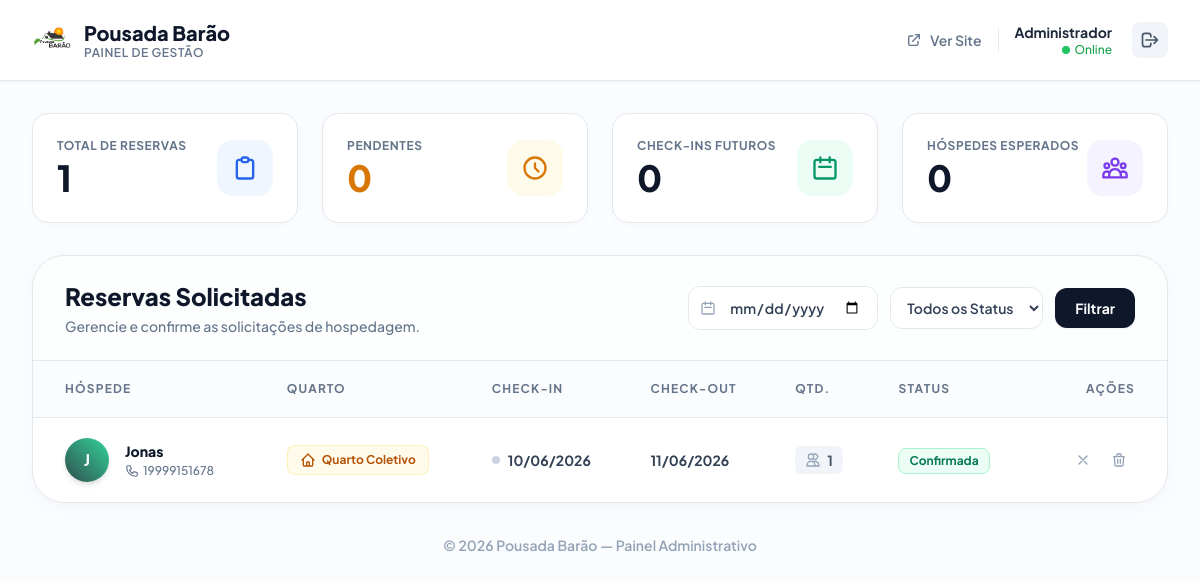
/admin.php (signed in), run on the app's committed database.
### tables this page shows
CREATE TABLE IF NOT EXISTS reservas (
    id INT AUTO_INCREMENT PRIMARY KEY,
    nome_cliente VARCHAR(150) NOT NULL,
    telefone VARCHAR(40) NOT NULL,
    quarto_id INT NOT NULL,
    data_entrada DATE NOT NULL,
    data_saida DATE NOT NULL,
    quantidade_pessoas INT NOT NULL,
    status ENUM('pendente','confirmada','cancelada') NOT NULL DEFAULT 'pendente',
    data_criacao DATETIME NOT NULL DEFAULT CURRENT_TIMESTAMP,
    CONSTRAINT fk_reserva_quarto FOREIGN KEY (quarto_id) REFERENCES quartos(id)
);

CREATE TABLE IF NOT EXISTS quartos (
    id INT AUTO_INCREMENT PRIMARY KEY,
    nome VARCHAR(120) NOT NULL,
    tipo VARCHAR(40) NOT NULL,
    descricao TEXT NOT NULL,
    descricao_longa TEXT NOT NULL,
    preco DECIMAL(10,2) NOT NULL,
    capacidade INT NOT NULL,
    imagem VARCHAR(255) NOT NULL,
    avaliacao DECIMAL(3,1) NOT NULL DEFAULT 0,
    total_avaliacoes INT NOT NULL DEFAULT 0,
    amenidades JSON NOT NULL,
    badge VARCHAR(80) NOT NULL DEFAULT ''
);

### admin.php (the view, shortened to what the rows shown need)
<?php
require_once 'db.php';
?>
<?php
$filtro_data   = $_GET['data']   ?? '';
$reservas_filtradas = getReservas($filtro_data);
$hoje             = date('Y-m-d');
$status_config = [
    'pendente'   => ['label' => 'Pendente',   'bg' => 'bg-amber-50',   'text' => 'text-amber-700',   'border' => 'border-amber-200'],
    'confirmada' => ['label' => 'Confirmada', 'bg' => 'bg-emerald-50', 'text' => 'text-emerald-700', 'border' => 'border-emerald-200'],
    'cancelada'  => ['label' => 'Cancelada',  'bg' => 'bg-red-50',     'text' => 'text-red-700',     'border' => 'border-red-200'],
];
?>
<!DOCTYPE html>
<html lang="pt-BR">
<head>
    <script src="https://cdn.tailwindcss.com"></script>
</head>
<body class="bg-slate-50/50 font-sans text-slate-800 min-h-screen">
    <nav class="bg-white border-b border-slate-200 sticky top-0 z-30 shadow-sm">
        <div class="max-w-7xl mx-auto px-4 sm:px-6 lg:px-8">
            <div class="flex justify-between h-20 items-center">
                <div class="flex items-center gap-3">
                    <div>
                        <h1 class="font-extrabold text-xl leading-tight text-slate-900">Pousada Barão</h1>
                    </div>
                </div>
            </div>
        </div>
    </nav>
    <main class="max-w-7xl mx-auto px-4 sm:px-6 lg:px-8 py-8">
        <div class="bg-white rounded-[2rem] shadow-[0_4px_20px_rgb(0,0,0,0.03)] border border-slate-200 overflow-hidden">
            <div class="px-8 py-6 border-b border-slate-200 flex flex-col lg:flex-row justify-between items-start lg:items-center gap-4 bg-slate-50/30">
                <div>
                    <h2 class="text-2xl font-extrabold text-slate-900">Reservas Solicitadas</h2>
                </div>
            </div>
            <div class="overflow-x-auto w-full">
                <table class="w-full text-left border-collapse whitespace-nowrap">
                    <thead>
                        <tr class="bg-slate-50/50 border-b border-slate-200 text-slate-500 text-xs uppercase tracking-widest font-extrabold">
                            <th class="px-8 py-5">Hóspede</th>
                            <th class="px-6 py-5">Quarto</th>
                            <th class="px-6 py-5">Check-in</th>
                            <th class="px-6 py-5">Check-out</th>
                            <th class="px-6 py-5">Qtd.</th>
                            <th class="px-6 py-5">Status</th>
                            <th class="px-8 py-5 text-right">Ações</th>
                        </tr>
                    </thead>
                    <tbody class="divide-y divide-slate-100">
                        <?php if (empty($reservas_filtradas)): ?>
                            <tr>
                                <td colspan="7" class="px-8 py-16 text-center">
                                    <div class="flex flex-col items-center justify-center text-slate-400">
                                        <svg class="w-16 h-16 mb-4 text-slate-200" fill="none" stroke="currentColor" viewBox="0 0 24 24"><path stroke-linecap="round" stroke-linejoin="round" stroke-width="1.5" d="M20 13V6a2 2 0 00-2-2H6a2 2 0 00-2 2v7m16 0v5a2 2 0 01-2 2H6a2 2 0 01-2-2v-5m16 0h-2.586a1 1 0 00-.707.293l-2.414 2.414a1 1 0 01-.707.293h-3.172a1 1 0 01-.707-.293l-2.414-2.414A1 1 0 006.586 13H4"/></svg>
                                        <p class="text-lg font-bold text-slate-500">Nenhuma reserva encontrada</p>
                                        <p class="text-sm mt-1">Ajuste os filtros ou aguarde novas solicitações.</p>
                                    </div>
                                </td>
                            </tr>
                        <?php else: ?>
                            <?php foreach ($reservas_filtradas as $r):
                                $letra  = strtoupper(substr(trim($r['nome_cliente']), 0, 1));
                                $status = $r['status'] ?? 'pendente';
                                $sc     = $status_config[$status] ?? $status_config['pendente'];
                            ?>
                            <tr class="hover:bg-slate-50/80 transition-colors duration-200">
                                <td class="px-8 py-5">
                                    <div class="flex items-center gap-4">
                                        <div class="w-11 h-11 rounded-full bg-gradient-to-tr from-primary to-emerald-400 text-white flex items-center justify-center font-bold shadow-md shrink-0">
                                            <?= htmlspecialchars($letra) ?>
                                        </div>
                                        <div>
                                            <p class="font-extrabold text-slate-900 text-sm"><?= htmlspecialchars($r['nome_cliente']) ?></p>
                                            <a href="https://wa.me/55<?= preg_replace('/[^0-9]/', '', $r['telefone']) ?>" target="_blank"
                                               class="text-xs text-slate-500 font-medium hover:text-primary transition-colors flex items-center gap-1 mt-0.5">
                                                <?= htmlspecialchars($r['telefone']) ?>
                                            </a>
                                        </div>
                                    </div>
                                </td>
                                <td class="px-6 py-5">
                                    <span class="inline-flex items-center gap-1.5 px-3 py-1.5 rounded-lg text-xs font-bold bg-amber-50 text-amber-700 border border-amber-200/50">
                                        <svg class="w-4 h-4" fill="none" stroke="currentColor" viewBox="0 0 24 24"><path stroke-linecap="round" stroke-linejoin="round" stroke-width="2" d="M3 12l2-2m0 0l7-7 7 7M5 10v10a1 1 0 001 1h3m10-11l2 2m-2-2v10a1 1 0 01-1 1h-3m-6 0a1 1 0 001-1v-4a1 1 0 011-1h2a1 1 0 011 1v4a1 1 0 001 1m-6 0h6"/></svg>
                                        <?= htmlspecialchars($r['quarto_nome']) ?>
                                    </span>
                                </td>
                                <td class="px-6 py-5">
                                    <div class="flex items-center gap-2">
                                        <span class="w-2 h-2 rounded-full <?= $r['data_entrada'] >= $hoje ? 'bg-green-500' : 'bg-slate-300' ?>"></span>
                                        <span class="text-sm font-bold text-slate-700"><?= date('d/m/Y', strtotime($r['data_entrada'])) ?></span>
                                    </div>
                                </td>
                                <td class="px-6 py-5 text-sm font-bold text-slate-700">
                                    <?= date('d/m/Y', strtotime($r['data_saida'])) ?>
                                </td>
                                <td class="px-6 py-5">
                                    <div class="flex items-center gap-1.5 text-slate-600 font-bold text-sm bg-slate-100 w-fit px-2.5 py-1 rounded-md">
                                        <svg class="w-4 h-4 text-slate-400" fill="none" stroke="currentColor" viewBox="0 0 24 24"><path stroke-linecap="round" stroke-linejoin="round" stroke-width="2" d="M12 4.354a4 4 0 110 5.292M15 21H3v-1a6 6 0 0112 0v1zm0 0h6v-1a6 6 0 00-9-5.197M13 7a4 4 0 11-8 0 4 4 0 018 0z"/></svg>
                                        <?= $r['quantidade_pessoas'] ?>
                                    </div>
                                </td>
                                <td class="px-6 py-5">
                                    <span class="inline-flex items-center px-2.5 py-1 rounded-lg text-xs font-bold border <?= $sc['bg'] ?> <?= $sc['text'] ?> <?= $sc['border'] ?>">
                                        <?= $sc['label'] ?>
                                    </span>
                                </td>
                                <td class="px-8 py-5 text-right">
                                    <div class="flex items-center justify-end gap-1">
                                        <?php if ($status !== 'cancelada'): ?>
                                        <a href="?status=cancelada&id=<?= $r['id'] ?>"
                                           onclick="return confirm('Cancelar esta reserva?')"
                                           class="inline-flex items-center justify-center p-2 rounded-xl text-slate-400 hover:bg-orange-50 hover:text-orange-600 transition-all duration-200" title="Cancelar Reserva">
                                            <svg class="w-4 h-4" fill="none" stroke="currentColor" viewBox="0 0 24 24"><path stroke-linecap="round" stroke-linejoin="round" stroke-width="2" d="M6 18L18 6M6 6l12 12"/></svg>
                                        </a>
                                        <?php endif; ?>
                                        <a href="?excluir=<?= $r['id'] ?>"
                                           onclick="return confirm('Excluir permanentemente esta reserva?')"
                                           class="inline-flex items-center justify-center p-2 rounded-xl text-slate-400 hover:bg-red-50 hover:text-red-600 transition-all duration-200" title="Excluir Registro">
                                            <svg class="w-4 h-4" fill="none" stroke="currentColor" viewBox="0 0 24 24"><path stroke-linecap="round" stroke-linejoin="round" stroke-width="2" d="M19 7l-.867 12.142A2 2 0 0116.138 21H7.862a2 2 0 01-1.995-1.858L5 7m5 4v6m4-6v6m1-10V4a1 1 0 00-1-1h-4a1 1 0 00-1 1v3M4 7h16"/></svg>
                                        </a>
                                    </div>
                                </td>
                            </tr>
                            <?php endforeach; ?>
                        <?php endif; ?>
                    </tbody>
                </table>
            </div>
        </div>
    </main>
</body>
</html>

### data on the page
reservas: nome_cliente "J", nome_cliente "Jonas", telefone "19999151678", quarto.nome "Quarto Coletivo", data_entrada "10/06/2026", data_saida "11/06/2026", quantidade_pessoas "1", status "Confirmada"

### other printed values
$total_reservas "1"
$pendentes "0"
$checkins_futuros "0"
$hospedes_futuros "0"
